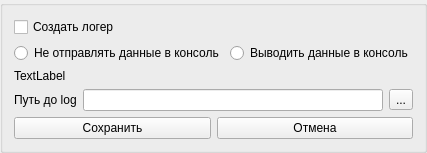
                      <widget class="QGroupBox" name="groupBox_4">
                       <property name="title">
                        <string/>
                       </property>
                       <layout class="QVBoxLayout" name="verticalLayout">
                        <item>
                         <widget class="QCheckBox" name="cb_logFile">
                          <property name="text">
                           <string>Создать логер</string>
                          </property>
                         </widget>
                        </item>
                        <item>
                         <layout class="QHBoxLayout" name="horizontalLayout_14">
                          <item>
                           <widget class="QRadioButton" name="rb_logConsol">
                            <property name="text">
                             <string>Не отправлять данные в консоль</string>
                            </property>
                           </widget>
                          </item>
                          <item>
                           <widget class="QRadioButton" name="rb_textLogFile">
                            <property name="text">
                             <string>Выводить данные в консоль</string>
                            </property>
                           </widget>
                          </item>
                         </layout>
                        </item>
                        <item>
                         <widget class="QLabel" name="lb_logInfo">
                          <property name="text">
                           <string>TextLabel</string>
                          </property>
                         </widget>
                        </item>
                        <item>
                         <layout class="QFormLayout" name="formLayout_4">
                          <item row="0" column="0">
                           <widget class="QLabel" name="label_11">
                            <property name="text">
                             <string>Путь до log</string>
                            </property>
                           </widget>
                          </item>
                          <item row="0" column="1">
                           <layout class="QHBoxLayout" name="horizontalLayout_31">
                            <item>
                             <widget class="QLineEdit" name="le_pathLogFile"/>
                            </item>
                            <item>
                             <widget class="QToolButton" name="pb_dirPathLog">
                              <property name="text">
                               <string>...</string>
                              </property>
                             </widget>
                            </item>
                           </layout>
                          </item>
                         </layout>
                        </item>
                        <item>
                         <layout class="QHBoxLayout" name="horizontalLayout_29">
                          <item>
                           <widget class="QPushButton" name="pb_saveLogFile">
                            <property name="text">
                             <string>Сохранить</string>
                            </property>
                           </widget>
                          </item>
                          <item>
                           <widget class="QPushButton" name="pb_cancelLogFile">
                            <property name="text">
                             <string>Отмена</string>
                            </property>
                           </widget>
                          </item>
                         </layout>
                        </item>
                       </layout>
                      </widget>
